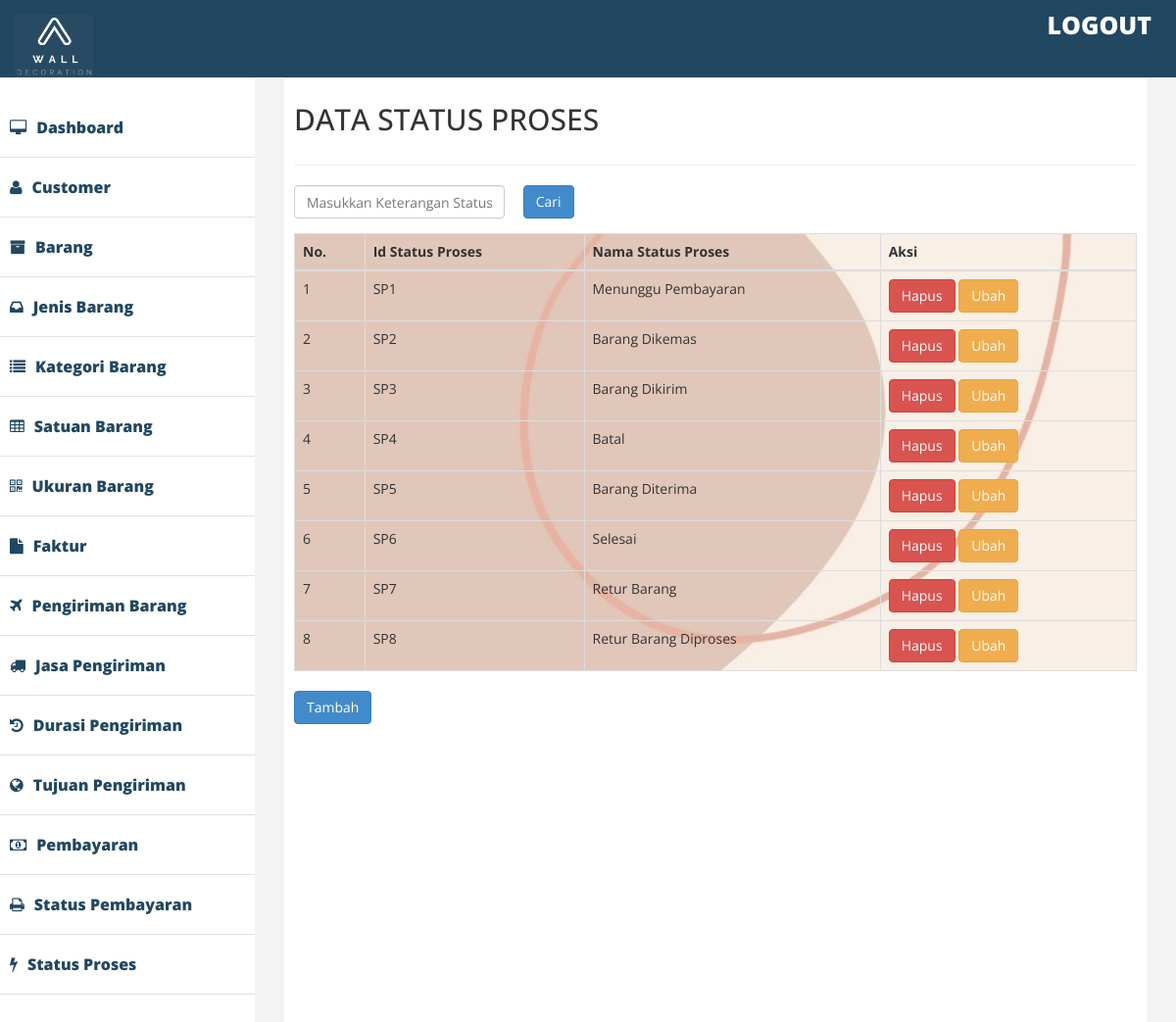
/admin/index2.php?halaman=statusproses2, run on the app's committed database.
### tables this page shows
CREATE TABLE `status_proses` (
  `id_statproses` varchar(11) NOT NULL,
  `ket_statproses` varchar(30) NOT NULL
);

### admin/statusproses2.php (the view, shortened to what this page needs)
<div class="row">
    <div class="col-lg-12">
        <h2>DATA STATUS PROSES</h2>
</div>
    </div>
<hr />
<form class="form-horizontal" role="search" method="post" action="index2.php?halaman=pencarianstatproses2">
		<div class="col-md-3">
		<div class="form-group">
				<input type="text" class="form-control" name="keyword" placeholder="Masukkan Keterangan Status Proses" autofocus autocomplete="off">
			</div>
		</div>
		<div class="col-md-2">
			<button class="btn btn-primary" name="cari">Cari</button>
		</div>
</form>
<table class="table table-bordered"background="img.jpg">
	<thead>
		<tr>
			<th> No. </th>
			<th> Id Status Proses </th>
			<th> Nama Status Proses </th>
			<th> Aksi </th>
		</tr>
	</thead>
	<tbody>
		<?php $nomor=1;?>
		<?php $ambil=$koneksi->query("SELECT*FROM status_proses ");?>
		<?php while($pecah=$ambil->fetch_assoc()){?>
		<tr>
			<td><?php echo $nomor; ?></td>
			<td> <?php echo $pecah['id_statproses']; ?></td>
			<td> <?php echo $pecah['ket_statproses']; ?></td>
			<td>
				<a href="index2.php?halaman=hapusstatproses2&id=<?php echo $pecah['id_statproses'];?> " class="btn-danger btn" >Hapus</a>
				<a href="index2.php?halaman=ubahstatproses2&id=<?php echo $pecah['id_statproses'];?>" class="btn btn-warning"> Ubah </a>
			</td>
		</tr>
		<?php $nomor++; ?>
		<?php } ?>
	</tbody>
</table>
<a href=" index2.php?halaman=tambahstatproses2" class ="btn btn-primary"> Tambah </a>

### admin/assets/css/custom.css (style rules this page uses)
body { font-family: 'Open Sans', sans-serif; line-height:30px; }

### data on the page
status_proses: id_statproses "SP1", ket_statproses "Menunggu Pembayaran"
status_proses: id_statproses "SP2", ket_statproses "Barang Dikemas"
status_proses: id_statproses "SP3", ket_statproses "Barang Dikirim"
status_proses: id_statproses "SP4", ket_statproses "Batal"
status_proses: id_statproses "SP5", ket_statproses "Barang Diterima"
status_proses: id_statproses "SP6", ket_statproses "Selesai"
status_proses: id_statproses "SP7", ket_statproses "Retur Barang"
status_proses: id_statproses "SP8", ket_statproses "Retur Barang Diproses"
